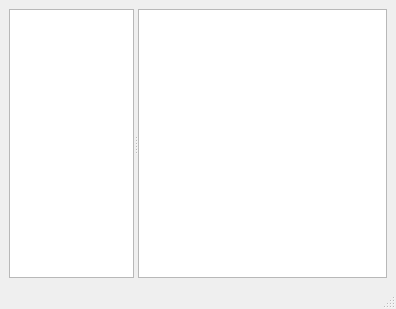
<?xml version="1.0" encoding="UTF-8"?>
<ui version="4.0">
 <class>MainWindow</class>
 <widget class="QMainWindow" name="MainWindow">
  <property name="geometry">
   <rect>
    <x>0</x>
    <y>0</y>
    <width>396</width>
    <height>309</height>
   </rect>
  </property>
  <property name="sizePolicy">
   <sizepolicy hsizetype="Maximum" vsizetype="Maximum">
    <horstretch>0</horstretch>
    <verstretch>0</verstretch>
   </sizepolicy>
  </property>
  <property name="windowTitle">
   <string>d-jon</string>
  </property>
  <property name="windowIcon">
   <iconset resource="djon_rs.qrc">
    <normaloff>:/img/djon.png</normaloff>:/img/djon.png</iconset>
  </property>
  <widget class="QWidget" name="centralwidget">
   <layout class="QVBoxLayout" name="verticalLayout">
    <item>
     <widget class="QSplitter" name="splitter">
      <property name="orientation">
       <enum>Qt::Horizontal</enum>
      </property>
      <widget class="QTreeView" name="taskView">
       <property name="sizePolicy">
        <sizepolicy hsizetype="Expanding" vsizetype="Expanding">
         <horstretch>1</horstretch>
         <verstretch>0</verstretch>
        </sizepolicy>
       </property>
       <property name="alternatingRowColors">
        <bool>true</bool>
       </property>
       <property name="autoExpandDelay">
        <number>-1</number>
       </property>
       <property name="indentation">
        <number>10</number>
       </property>
       <property name="animated">
        <bool>true</bool>
       </property>
      </widget>
      <widget class="QTreeView" name="ganttView">
       <property name="sizePolicy">
        <sizepolicy hsizetype="Expanding" vsizetype="Expanding">
         <horstretch>2</horstretch>
         <verstretch>0</verstretch>
        </sizepolicy>
       </property>
       <property name="verticalScrollBarPolicy">
        <enum>Qt::ScrollBarAsNeeded</enum>
       </property>
       <property name="horizontalScrollBarPolicy">
        <enum>Qt::ScrollBarAsNeeded</enum>
       </property>
      </widget>
     </widget>
    </item>
   </layout>
  </widget>
  <widget class="QMenuBar" name="menubar">
   <property name="geometry">
    <rect>
     <x>0</x>
     <y>0</y>
     <width>396</width>
     <height>23</height>
    </rect>
   </property>
  </widget>
  <widget class="QStatusBar" name="statusbar"/>
 </widget>
 <resources>
  <include location="djon_rs.qrc"/>
 </resources>
 <connections/>
</ui>
